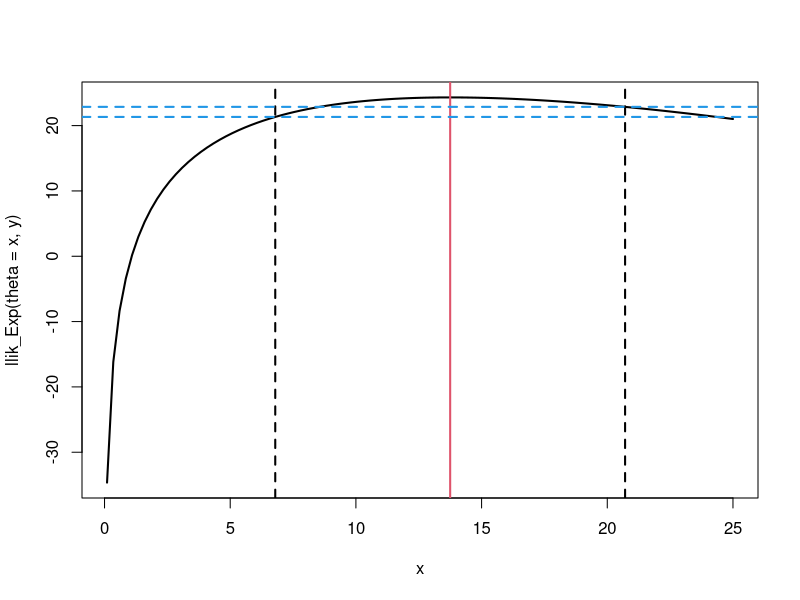
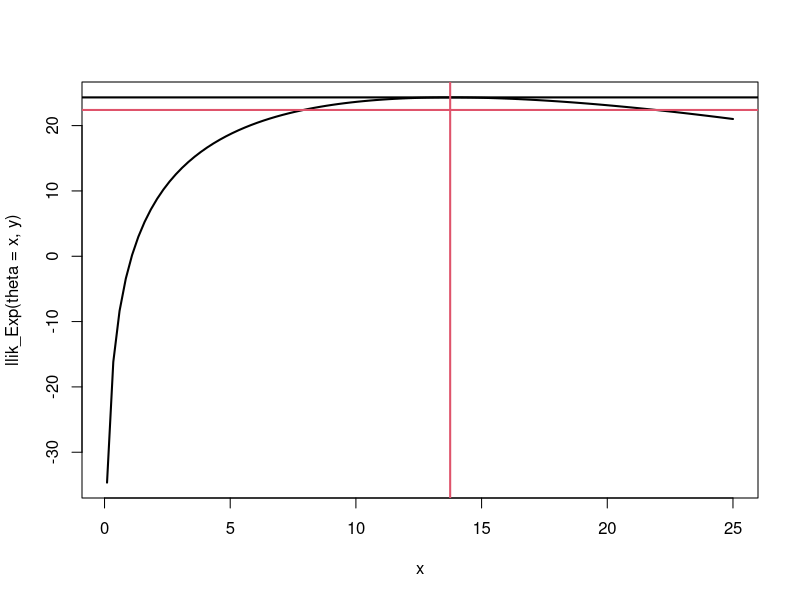
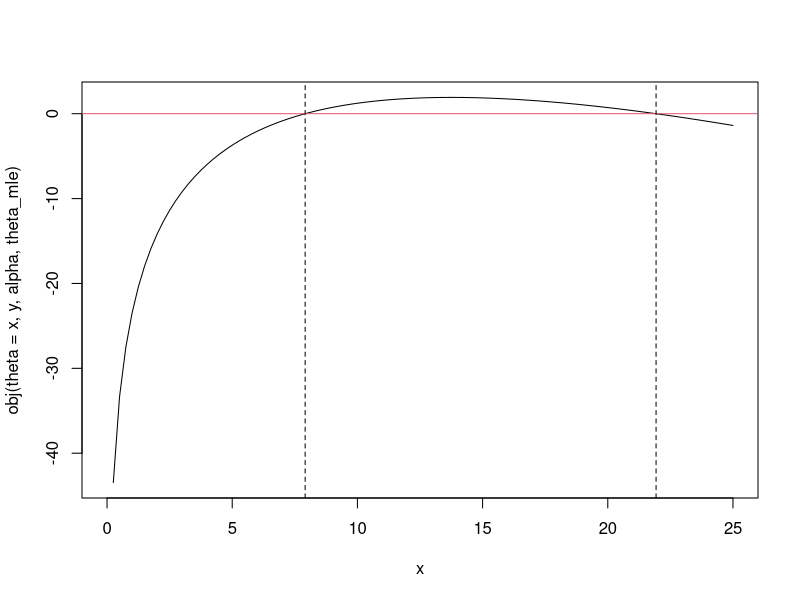
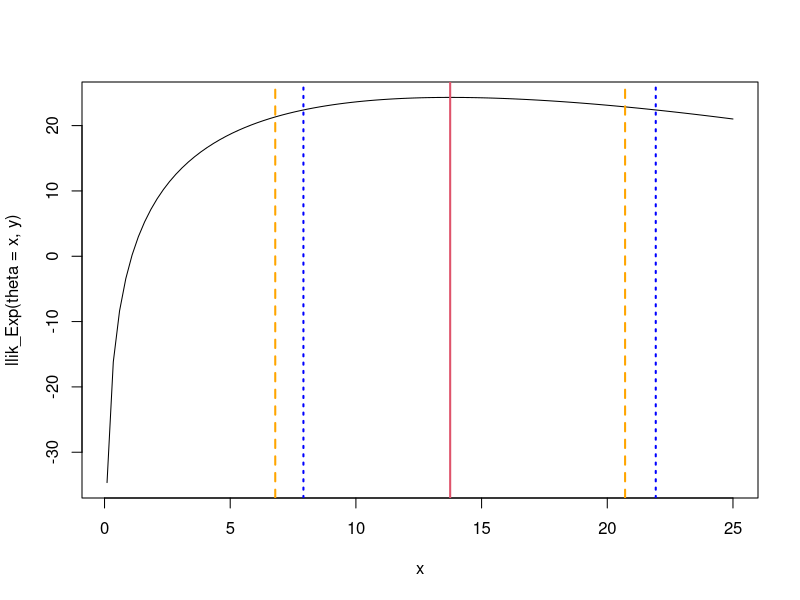

These charts were generated, in order, by the following R code:
## ---- chunk 1


llik_Exp <- function(theta, y){
  sum(log(dexp(y, rate=theta)))
}
llik_Exp <- Vectorize(llik_Exp, vectorize.args = "theta")

set.seed(42)
n <- 15
theta_true <- 10
y <- rexp(n, rate=theta_true)

curve(llik_Exp(theta=x, y), xlim=c(0.1,25), lwd=2)

theta_mle <- 1/mean(y)
abline(v=theta_mle, col=2, lwd=2)



InvFisher <- function(theta, y) (theta^2)/length(y)
Inv_Obs_Fisher <- InvFisher(theta_mle, y)

# Wald CI:
alpha <- 0.05
Wald_CI <- theta_mle + c(-1,1)*qnorm(1-alpha/2)*sqrt(Inv_Obs_Fisher)
Wald_CI
abline(v=Wald_CI, lty=2, lwd=2)
abline(h=llik_Exp(theta=Wald_CI, y), lty=2, col=4, lwd=2)




# LRT CI:
chi <- qchisq(1-alpha, 1)
curve(llik_Exp(theta=x, y), xlim=c(0.1,25), lwd=2)
abline(h=llik_Exp(theta=theta_mle, y), lwd=2)
abline(h=llik_Exp(theta=(theta_mle), y)-chi/2, col=2, lwd=2)
abline(v=theta_mle, col=2, lwd=2)

llik_Exp(theta=(theta_mle), y)-chi/2

obj <- function(theta, y, alpha, theta_mle){
  llik_Exp(theta, y) - (llik_Exp(theta_mle, y) - qchisq(1-alpha, 1)/2)
}

curve(obj(theta=x, y, alpha, theta_mle), xlim=c(0,25))
abline(h=0, col=2)
  
LRT_CI <- numeric(2)
# uniroot searches the zero of a function:
LRT_CI[1] <- uniroot(function(x) obj(theta=x, y, alpha, theta_mle), interval=c(0.0001, theta_mle))$root
LRT_CI[2] <- uniroot(function(x) obj(theta=x, y, alpha, theta_mle), interval=c(theta_mle, 25))$root

abline(v=LRT_CI, lty=2)

LRT_CI
Wald_CI

############################################
curve(llik_Exp(theta=x, y), xlim=c(0.1,25))
abline(v=theta_mle, col=2, lwd=2)
abline(v=Wald_CI, lty=2, col="orange", lwd=2)
abline(v=LRT_CI, lty=3, col="blue", lwd=2)
